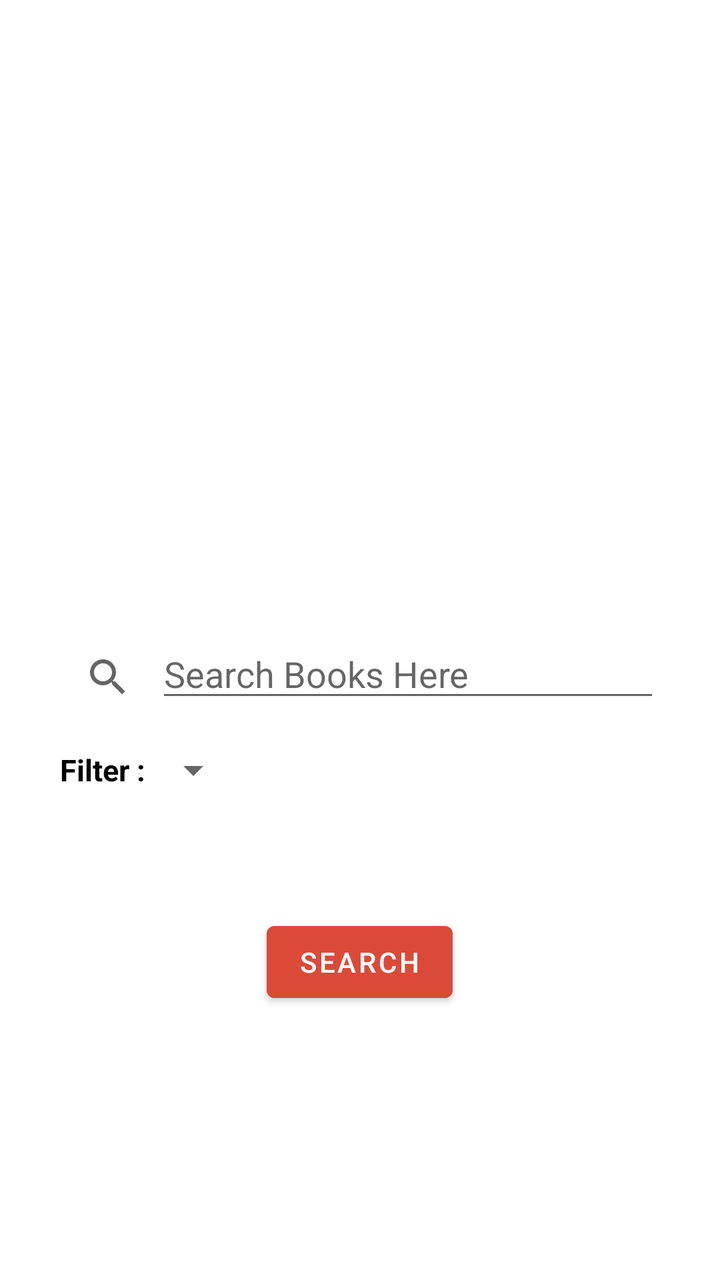
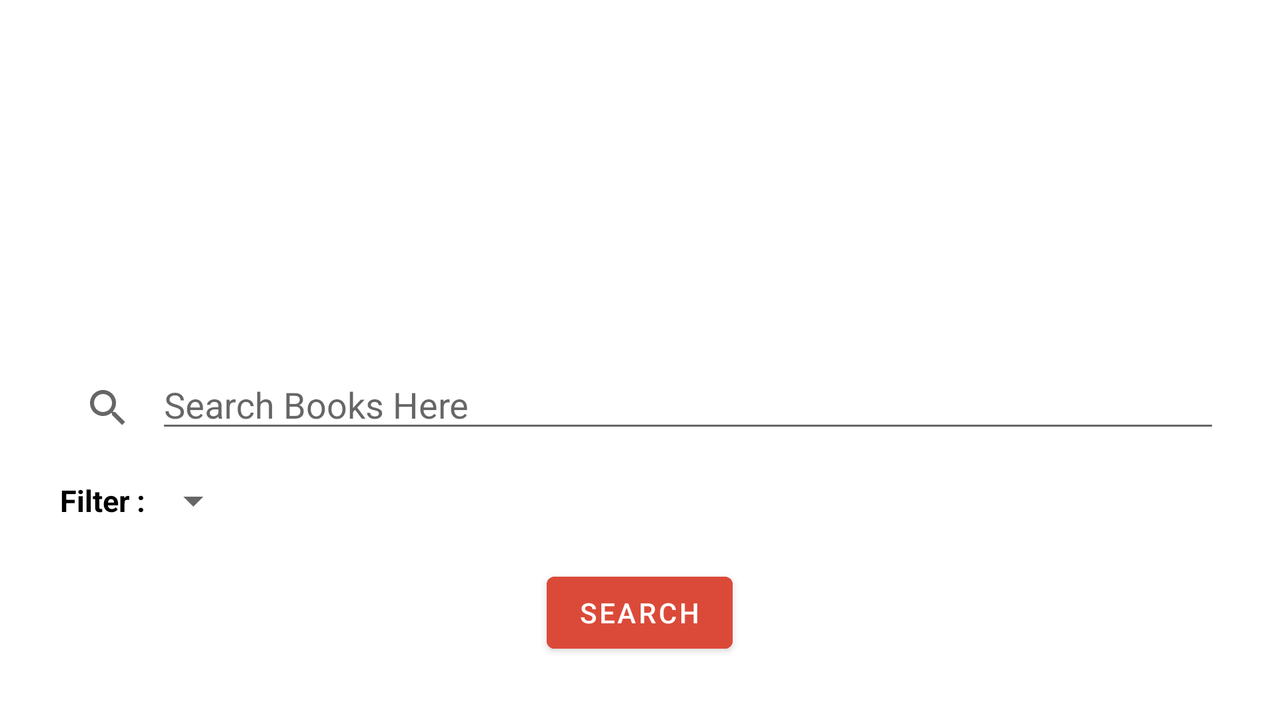

The same Android screen from two of the app's own layout files: first res/layout/ as a phone draws it, then the repository's variant for another configuration, drawn on a device whose configuration selects that folder. Both files follow.
<!-- AndroidManifest.xml: application theme Theme.GoogleBooks -->
<!-- res/layout/activity_main.xml -->
<?xml version="1.0" encoding="utf-8"?>
<LinearLayout xmlns:android="http://schemas.android.com/apk/res/android"
    xmlns:tools="http://schemas.android.com/tools"
    android:layout_width="match_parent"
    android:layout_height="match_parent"
    android:gravity="center_vertical"
    android:orientation="vertical"
    tools:context=".MainActivity">

    <ImageView
        android:id="@+id/book_image"
        android:layout_width="150dp"
        android:layout_height="150dp"
        android:layout_gravity="center_horizontal"
        android:src="@drawable/books" />

    <LinearLayout
        android:layout_width="match_parent"
        android:layout_height="wrap_content"
        android:layout_margin="20dp"
        android:orientation="horizontal"
        android:padding="10dp">

        <androidx.appcompat.widget.SearchView
            android:layout_width="wrap_content"
            android:layout_height="wrap_content" />

        <EditText
            android:id="@+id/search_txt"
            android:layout_width="match_parent"
            android:layout_height="wrap_content"
            android:hint="@string/search_hint"
            android:inputType="text"
            android:scrollbars="horizontal" />

    </LinearLayout>

    <LinearLayout
        android:layout_width="wrap_content"
        android:layout_height="wrap_content"
        android:layout_marginTop="-30dp"
        android:orientation="horizontal"
        android:padding="10dp">

        <TextView
            android:layout_width="wrap_content"
            android:layout_height="match_parent"
            android:gravity="center"
            android:paddingStart="20dp"
            android:textColor="@color/black"
            android:textSize="15sp"
            android:textStyle="bold"
            tools:ignore="RtlSymmetry"
            android:text="@string/item_filter" />

        <Spinner
            android:id="@+id/spinner_id"
            android:layout_width="0dp"
            android:layout_height="wrap_content"
            android:layout_weight="1" />
    </LinearLayout>

    <Button
        android:id="@+id/search_btn"
        android:layout_width="wrap_content"
        android:layout_height="wrap_content"
        android:layout_gravity="center_horizontal"
        android:layout_marginTop="50dp"
        android:backgroundTint="@color/search_button_color"
        android:text="@string/search_btn" />


</LinearLayout>
<!-- resources referenced by this layout -->
<resources>
  <color name="black">#FF000000</color>
  <color name="search_button_color">#db4a39</color>
  <string name="item_filter">Filter :</string>
  <string name="search_btn">Search</string>
  <string name="search_hint">Search Books Here</string>
  <style name="Theme.GoogleBooks" parent="Theme.MaterialComponents.Light">
          
          <item name="colorPrimary">@color/app_color</item>
          <item name="colorPrimaryVariant">#1C3A7C</item>
          <item name="colorOnPrimary">@color/white</item>
          
          <item name="colorSecondary">@color/teal_200</item>
          <item name="colorSecondaryVariant">@color/teal_700</item>
          <item name="colorOnSecondary">@color/black</item>
          
          <item name="android:statusBarColor" tools:targetApi="l">?attr/colorPrimaryVariant</item>
          
      </style>
  <color name="app_color">#4275e3</color>
  <color name="white">#FFFFFFFF</color>
  <color name="teal_200">#FF03DAC5</color>
  <color name="teal_700">#FF018786</color>
</resources>
<!-- res/layout-land/activity_main.xml (the repository's variant of the layout above) -->
<!-- drawn on the phone turned sideways -->
<?xml version="1.0" encoding="utf-8"?>
<ScrollView xmlns:android="http://schemas.android.com/apk/res/android"
    xmlns:tools="http://schemas.android.com/tools"
    android:layout_width="match_parent"
    android:layout_height="match_parent"
    tools:context=".MainActivity">

    <LinearLayout
        android:layout_width="match_parent"
        android:layout_height="wrap_content"
        android:gravity="center_vertical"
        android:orientation="vertical">

        <ImageView
            android:id="@+id/book_image"
            android:layout_width="150dp"
            android:layout_height="150dp"
            android:layout_gravity="center_horizontal"
            android:src="@drawable/books" />

        <LinearLayout
            android:layout_width="match_parent"
            android:layout_height="wrap_content"
            android:layout_margin="20dp"
            android:orientation="horizontal"
            android:padding="10dp">

            <androidx.appcompat.widget.SearchView
                android:layout_width="wrap_content"
                android:layout_height="wrap_content" />

            <EditText
                android:id="@+id/search_txt"
                android:layout_width="match_parent"
                android:layout_height="wrap_content"
                android:hint="@string/search_hint"
                android:inputType="text"
                android:scrollbars="horizontal" />

        </LinearLayout>

        <LinearLayout
            android:layout_width="wrap_content"
            android:layout_height="wrap_content"
            android:layout_marginTop="-30dp"
            android:orientation="horizontal"
            android:padding="10dp">

            <TextView
                android:layout_width="wrap_content"
                android:layout_height="match_parent"
                android:gravity="center"
                android:paddingStart="20dp"
                android:text="@string/item_filter"
                android:textColor="@color/black"
                android:textSize="15sp"
                android:textStyle="bold"
                tools:ignore="RtlSymmetry" />

            <Spinner
                android:id="@+id/spinner_id"
                android:layout_width="0dp"
                android:layout_height="wrap_content"
                android:layout_weight="1" />
        </LinearLayout>

        <Button
            android:id="@+id/search_btn"
            android:layout_width="wrap_content"
            android:layout_height="wrap_content"
            android:layout_gravity="center_horizontal"
            android:layout_marginTop="10dp"
            android:backgroundTint="@color/search_button_color"
            android:text="@string/search_btn" />


    </LinearLayout>
</ScrollView>
